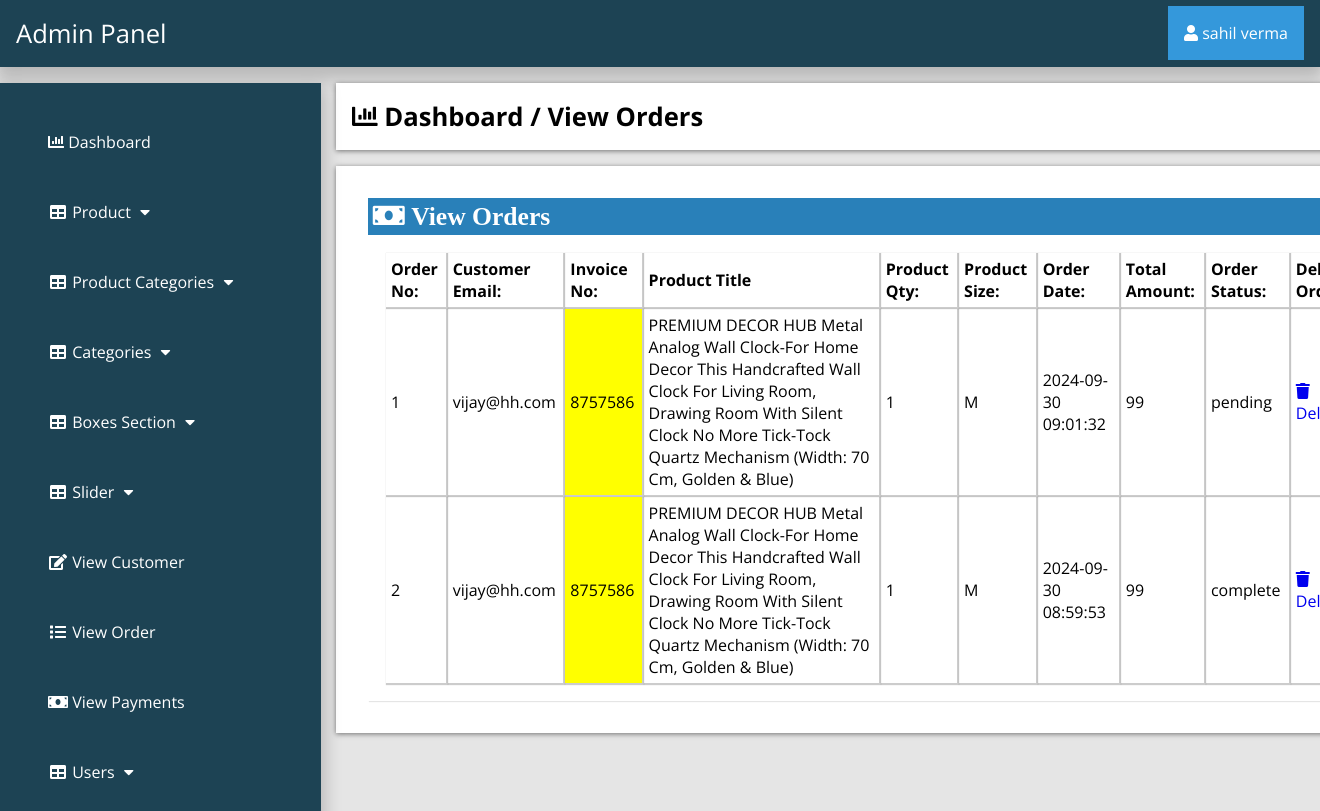
The page /admin_area/index.php?view_order (signed in) on the database its author committed.
### tables this page shows
CREATE TABLE `customer_order` (
  `order_id` int(10) NOT NULL,
  `customer_id` int(10) NOT NULL,
  `product_id` int(100) NOT NULL,
  `due_amount` int(100) NOT NULL,
  `invoice_no` int(100) NOT NULL,
  `qty` int(10) NOT NULL,
  `size` text NOT NULL,
  `order_date` timestamp NOT NULL DEFAULT current_timestamp() ON UPDATE current_timestamp(),
  `order_status` text NOT NULL
);

CREATE TABLE `customers` (
  `customer_id` int(100) NOT NULL,
  `customer_name` varchar(255) NOT NULL,
  `customer_email` varchar(255) NOT NULL,
  `customer_pass` varchar(255) NOT NULL,
  `customer_country` text NOT NULL,
  `customer_city` text NOT NULL,
  `customer_contact` varchar(255) NOT NULL,
  `customer_address` text NOT NULL,
  `customer_image` text NOT NULL,
  `customer_ip` varchar(255) NOT NULL
);

CREATE TABLE `products` (
  `product_id` int(10) NOT NULL,
  `p_cat_id` int(10) NOT NULL,
  `cat_id` int(10) NOT NULL,
  `quantity` int(11) DEFAULT NULL,
  `skucode` varchar(20) DEFAULT NULL,
  `date` timestamp NOT NULL DEFAULT current_timestamp() ON UPDATE current_timestamp(),
  `product_title` text NOT NULL,
  `product_img1` text NOT NULL,
  `product_img2` text NOT NULL,
  `product_img3` text NOT NULL,
  `product_price` float NOT NULL,
  `product_desc` text NOT NULL,
  `product_keyword` text NOT NULL
);

### admin_area/view_order.php (the view)
<?php
if (!isset($_SESSION['admin_email'])){
  echo "<script>window.open('login.php','_self')</script>";
  }else{
?>
<div class="row">
	<div class="col-lg-12">
		<div class="breadcrump">
			<li class="active">
				<i class="fa fa-bar-chart"></i>
				Dashboard / View Orders
			</li>
		</div>
	</div>
</div>
<div class="row">
	<div class="col-lg-12">
		<div class="panel panel-default">
			<div class="panel-heading">
				<h3 class="panel-title">
					<i class="fa fa-money fa-fw"> View Orders </i>
				</h3>
			</div>
			<div class="panel-body">
				<div class="table-responsive">
					<table class="table table-bordered table-hover table-striped">
						<thead>
							<tr>
								<th> Order No: </th>
								<th>Customer Email: </th>
								<th>Invoice No: </th>
								<th>Product Title</th>
								<th> Product Qty: </th>
								<th> Product Size: </th>
								<th> Order Date: </th>
								<th> Total Amount: </th>
								<th> Order Status: </th>
								<th> Delete Order: </th>
							</tr>
						</thead>
						<tbody>
							<?php
							$i=0;
							$get_orders="select * from customer_order";
                            $run_orders=mysqli_query($con,$get_orders);
                            while ($row_orders=mysqli_fetch_array($run_orders)) {
                            	$order_id=$row_orders['order_id'];
                            	$c_id=$row_orders['customer_id'];
                            	$invoice_no=$row_orders['invoice_no'];
                            	$product_id=$row_orders['product_id'];
                            	$qty=$row_orders['qty'];
                            	$size=$row_orders['size'];
                            	$order_date=$row_orders['order_date'];
                            	$due_amount=$row_orders['due_amount'];
                            	$order_status=$row_orders['order_status'];
                            	$get_products="select * from products where product_id='$product_id'";
                            	$run_products=mysqli_query($con,$get_products);
                            	$row_products=mysqli_fetch_array($run_products);
                            	$product_title=$row_products['product_title'];
                            	$i++;
                            	 ?>
							<tr>
								<td><?php echo $i; ?></td>
								<td>
									<?php
                                       $get_customer="select * from customers where customer_id='$c_id'";
                                       $run_customer=mysqli_query($con,$get_customer);
                                       $row_customer=mysqli_fetch_array($run_customer);
                                       $customer_email=$row_customer['customer_email'];
                                       echo $customer_email;
									  ?>
								</td>
								<td bgcolor="yellow"><?php echo $invoice_no; ?></td>
								<td><?php echo $product_title; ?></td>
                                <td><?php echo $qty; ?></td>
								<td><?php echo $size; ?></td>
								<td><?php echo $order_date; ?></td>
								<td><?php echo $due_amount; ?></td>
								<td>
									<?php
                                        if ($order_status=='pending') {
                                        	echo $order_status='pending';
                                        }else{
                                        	echo $order_status='complete';
                                        }
									 ?>
								</td>
								<td>
									<a href="index.php?order_delete=<?php echo $order_id;  ?>">
										<i class="fa fa-trash"></i> Delete
									</a>
								</td>
							</tr>
						<?php } ?>
						</tbody>
					</table>
				</div>
			</div>
		</div>
	</div>
</div>
<?php } ?>

### admin_area/includes/sidebar.php (shortened to what this page needs)
<?php
if (!isset($_SESSION['admin_email'])){
  echo "<script>window.open('login.php','_self')</script>";
  }else{
?>
<nav class="navbar navbar-inverse navbar-fixed-top" >
	<div class="navbar-header">
		<a href="index.php?dashboard" class="navbar-brand"><span>Admin Panel</span></a>
	</div>
		<div class="dropdown">
		 <button onclick="myFunction()" class="dropbtn"><i class="fa fa-user"></i> <?php echo $admin_name; ?></a></button>
		</div>
	<div class="collapse navbar-collapse navbar-ex1-collapse">
	<ul class="nav navbar-nav side-nav">
  <li>
    <a href="index.php?dashboard"><i class="fa fa-bar-chart"></i> Dashboard</a>
  </li>
  <li class="button-dropdown" id="#products">
    <a href="#" class="dropdown-toggle" data-toggle="collapse" data-target="#products"><i class="fa fa-fw fa-table"></i> Product <i class="fa fa-fw fa-caret-down"></i></a>
  </li>
  <li class="button-dropdown" id="#products_cat">
    <a href="#" class="dropdown-toggle" data-toggle="collapse" data-target="#products_cat"><i class="fa fa-fw fa-table"></i> Product Categories <i class="fa fa-fw fa-caret-down"></i></a>
  </li>
  <li class="button-dropdown" id="#category">
    <a href="#" class="dropdown-toggle" data-toggle="collapse" data-target="#category"><i class="fa fa-fw fa-table"></i> Categories <i class="fa fa-fw fa-caret-down"></i></a>
  </li>
<li class="button-dropdown" >
  <a href="#" class="dropdown-toggle" data-toggle="collapse" data-target="#boxes">
    <i class="fa fa-fw fa-table"></i> Boxes Section <i class="fa fa-fw fa-caret-down"></i>
  </a>
</li>
  <li class="button-dropdown">
    <a href="#" class="dropdown-toggle" data-toggle="collapse" data-target="#slider"><i class="fa fa-fw fa-table"></i>  Slider <i class="fa fa-fw fa-caret-down"></i></a>
  </li>
  <li>
  	<a href="index.php?view_customer">
  		<i class="fa fa-fw fa-edit"></i> View Customer
  	</a>
  </li>
  <li>
  	<a href="index.php?view_order">
  		<i class="fa fa-fw fa-list"></i> View Order
  	</a>
  </li>
  <li>
  	<a href="index.php?view_payments">
  		<i class="fa fa-fw fa-money"></i> View Payments
  	</a>
  </li>
  <li class="button-dropdown">
    <a href="#" class="dropdown-toggle" data-toggle="collapse" data-target="#users"><i class="fa fa-fw fa-table"></i>  Users <i class="fa fa-fw fa-caret-down"></i></a>
  </li>
</ul>
</div>
</nav>
<?php } ?>

### admin_area/css/style.css (style rules this page uses)
:root { --blue:#2980b9; }
body { margin: 0; }
* { font-family: 'Open Sans', sans-serif; margin:0; padding:0; box-sizing: border-box; text-decoration: none; transition: all .2s cubic-bezier(.37,1.14,.26,1.24); }
html { background-color: rgba(0,0,0,.1); }
.navbar-fixed-top { background:#1d4354; padding: 1rem; box-shadow: 0px 8px 16px 4px rgba(0,0,0,0.2); }
.navbar-fixed-top .navbar-brand { font-size: 1.6rem; color: #ffffff; }
.dropbtn { background-color: #3498DB; color: white; padding: 16px; font-size: 16px; border: none; cursor: pointer; }
.dropdown { position: relative; display: inline-block; float: right; margin-top: -2.8rem; }
.nav { position: absolute; top: 51px; margin-top: 32px; width: auto; height: 110%; border-radius: 0; display: block; background-color: #1d4354; bottom: 0; overflow: hidden; padding-bottom: 40px; box-shadow: 0px 8px 16px 4px rgba(0,0,0,0.2); margin-left: -1rem; }
.nav>li>a { width: 225px; display: block; color: #ffffff; margin: 3rem; }
.row { width: 81.2%; background-color: #ffffff; margin: auto; margin-left: 21rem; margin-top: 1rem; padding: 1rem; display: ; }
.panel { text-align: left; box-shadow: 1px 1px 1px 0px rgba(0.1,0.1,0.1,0.1); margin: 1rem; background-color: #ffffff; padding: rem; }
.panel-heading .panel-title { background-color: #2980b9; color: #ffffff; padding: .3rem; }
.table-responsive .table-striped th { padding: 5px; box-shadow: 1px 1px 1px 1px rgba(0.1,0.1,0.1,0.2); }
.table-responsive .table-striped tbody td { box-shadow: 1px 1px 1px 1px rgba(0.1,0.1,0.1,0.2); padding:5px; }
.breadcrump .active { font-weight: bold; font-size: 1.6rem; }
.row { list-style: none; box-shadow: 0 1px 5px rgba(0, 0, 0, 0.5); }
.row .fa-money { font-size: 1.6rem; width: 50%; text-align: left; }
.panel-body { display: flex; align-items: center; justify-content: left; padding: 1rem; flex-wrap: wrap; }

### rows shown on the page
customer_order: customer.customer_email "vijay@hh.com", invoice_no "8757586", product.product_title "PREMIUM DECOR HUB Metal Analog Wall Clock-For Home Decor This Handcrafted Wall Clock For Living Room, Drawing Room With Silent Clock No More Tick-Tock Quartz Mechanism (Width: 70 Cm, Golden & Blue)", qty "1", size "M", order_date "2024-09-30 09:01:32", due_amount "99"
customer_order: customer.customer_email "vijay@hh.com", invoice_no "8757586", product.product_title "PREMIUM DECOR HUB Metal Analog Wall Clock-For Home Decor This Handcrafted Wall Clock For Living Room, Drawing Room With Silent Clock No More Tick-Tock Quartz Mechanism (Width: 70 Cm, Golden & Blue)", qty "1", size "M", order_date "2024-09-30 08:59:53", due_amount "99"

### other values the page prints
$admin_name "sahil verma"
